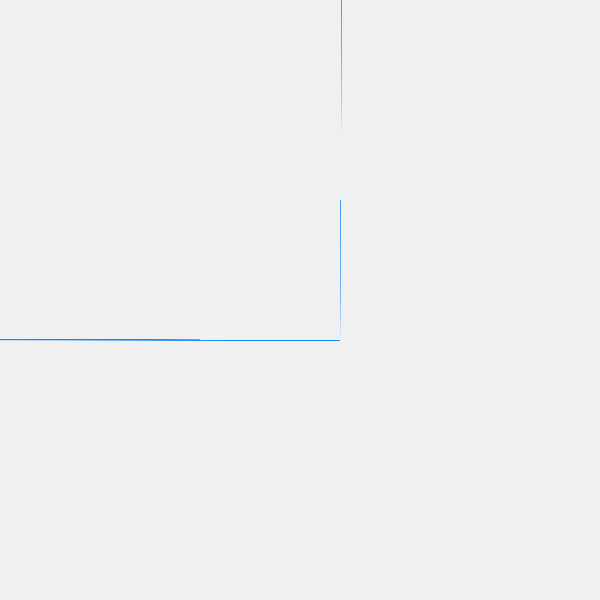
Frame 1 (no input)
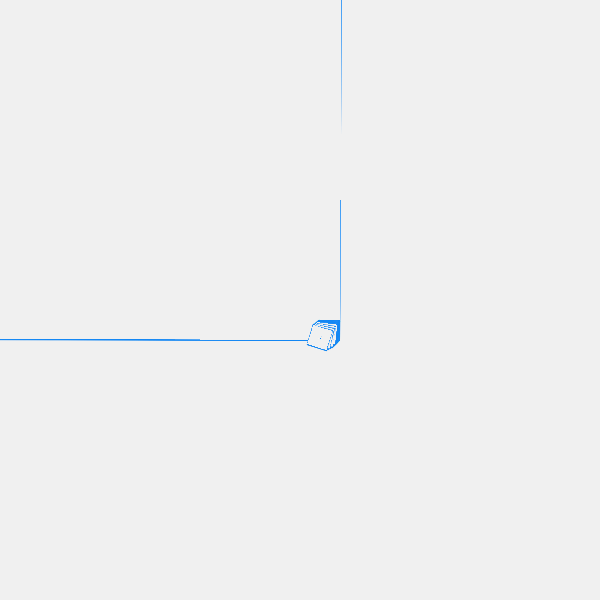
Frame 60 (the mouse pressed at the canvas centre just before this capture)
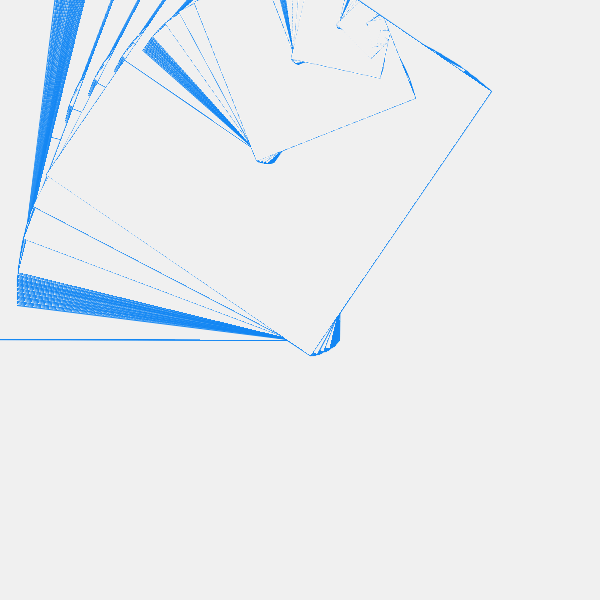
Frame 120 (the mouse held since frame 60 and released just before this capture)

The Processing sketch that drew these frames (run headless with seeded random() and noise(); from frame 60 on, the mouse is pressed at the canvas centre):

// Processing sketch: processing_138952
// ── processing_138952.pde

PImage l;
int c,i,p=780,q=820;
 
void setup()
{
  background(240);
  size(600,600);
  smooth();
  
}
 
void draw()
{
  
  l=get();
  c++;
   
   translate(width/2,height/2);
   rotate(c*.001);
    for(i=0;i<4;i++)
    {
        rotate(c*0.001);
        stroke(18,134,243);
        rect(-p,-p,q,q);
        image(l,-p,-p,q,q);
    }
  
  p = mouseX-20;
  q = mouseY+20;
  
}
